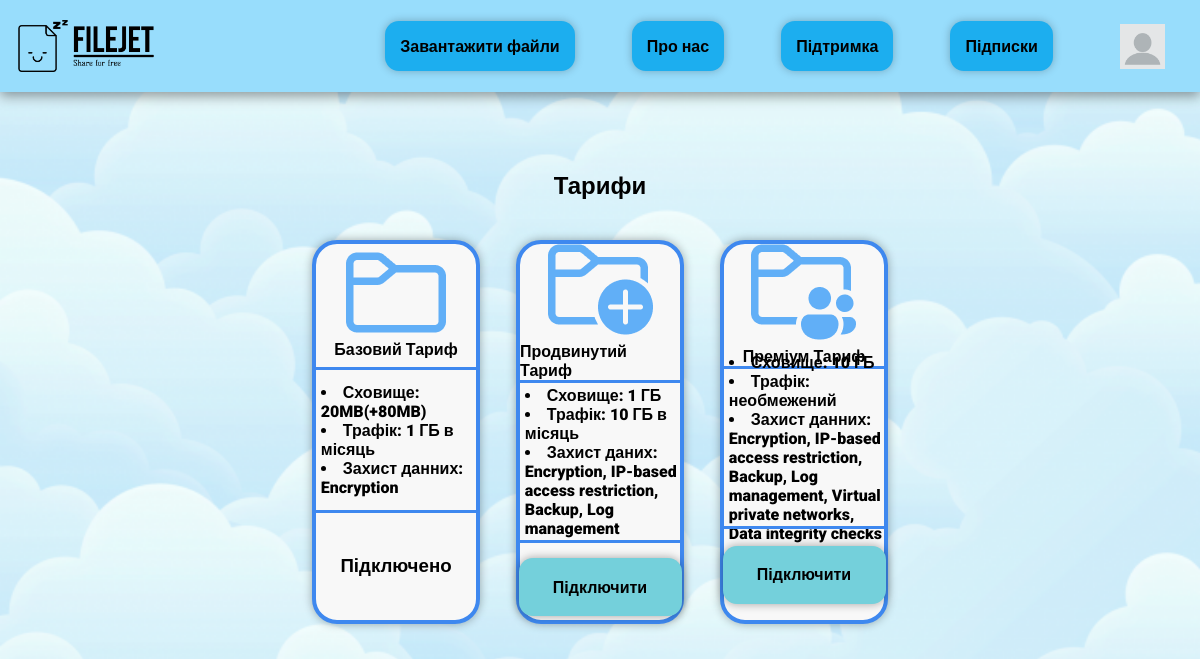
The app's page /subscription/ with its own data.
### SubscriptionApp/models.py (models this page shows, shortened)
class Subscription(models.Model):
    name = models.CharField(max_length=255)
    description = models.TextField()
    image = models.ImageField(upload_to='image/%Y/%m/%d')
    price = models.IntegerField(default=0)

### SubscriptionApp/views.py (the view)
# urls.py: path(r'subscription/', show_subscription, name='subscription'),
def show_subscription(request):
    context = {}
    subscriptions = Subscription.objects.all()
    for subscription in subscriptions:
        subscription.description = list(subscription.description.split("`"))
    context["subscriptions"] = subscriptions
    return render(request, "subscription.html", context)

### MainApp/templatetags/base.py (called while the page is built)
@register.simple_tag
def give_user(request):
    if request.user.is_authenticated:
        user = request.user
        profile = Profile.objects.get(user=user)
        return profile

### SubscriptionApp/templates/subscription.html (shortened to what this page needs)
{% extends 'base.html' %}
{% load static %}
{% block style %}<link rel="stylesheet" href="{% static 'css/subscription.css' %}">{% endblock %}
{% block content %}
<div id="content">
    <h2><span>Тарифи</span></h2>
    <div id="subscriptions-list">
        {% for subscription in subscriptions %}
        <div class="subscription-container">
            <div class="subscription-header">
                <img src="{{ subscription.image.url }}" alt="{{ subscription.name }}">
                <span>{{ subscription.name }} Тариф</span>
            </div>
            <div class="subscription-body">
                <ul class="list-attributes">
                    {% for description in subscription.description %}
                    <li class="li-1">{{ description }}</li>
                    {% endfor %}
                </ul>
            </div>
            <div class="subscription-footer">
                {% if subscription.name == "Базовий" %}
                <h3>Підключено</h3>
                {% else %}
                <a class="order-button" href="">Підключити</a>
                {% endif %}
            </div>
        </div>
        {% endfor %}
    </div>
</div>
{% endblock %}

### MainApp/static/css/base.css (style rules this page uses)
* { padding: 0; margin: 0; font-family: 'Roboto', sans-serif; font-weight: 900; }
body { width: 100%; height: 100%; display: flex; flex-flow: column; }
a, a:hover, a:visited, a:active { color: inherit; text-decoration: none; }

### SubscriptionApp/static/css/subscription.css (style rules this page uses)
#content { display: flex; flex-direction: column; align-items: center; padding: 80px 0px; gap: 40px; height: 100%; width: 100%; }
#subscriptions-list { display: flex; flex-direction: row; justify-content: center; align-items: center; padding: 0px; gap: 3%; height: 70%; width: 100%; }
.subscription-container { box-sizing: border-box; display: flex; flex-direction: column; align-items: center; padding: 0px; gap: 13px; width: 14%; height: 100%; background: #F8F8F8; border: 4px solid #3E88EF; box-shadow: 0px 0px 10px rgba(0, 0, 0, 0.32); border-radius: 25px; }
.subscription-header { display: flex; flex-direction: column; justify-content: center; align-items: center; gap: 7px; width: 100%; height: 40%; border-bottom: 3px solid #3E88EF; }
.subscription-body { display: flex; flex-direction: row; justify-content: left; align-items: center; list-style: inside; width: 100%; height: 35%; }
.subscription-footer { display: flex; flex-direction: column; justify-content: center; align-items: center; padding: 15px 0px; gap: 5px; width: 100%; height: 25%; border-top: 3px solid #3E88EF; }
.order-button { display: flex; flex-direction: column; justify-content: center; align-items: center; padding: 7px 12px; gap: 10px; width: 139px; height: 44px; background: #74D0DB; box-shadow: 0px 0px 10px rgba(0, 0, 0, 0.35); border-radius: 14px; }
.list-attributes { padding-left: 3%; }
.li-1 { width: 100%; font-size: 16px; hyphens: manual; }

### records on screen
Subscription: image (picture), name "Базовий", description "Сховище: 20MB(+80MB)" "Трафік: 1 ГБ в місяць" "Захист данних: Encryption", shows "Підключено"
Subscription: image (picture), name "Продвинутий", description "Сховище: 1 ГБ" "Трафік: 10 ГБ в місяць" "Захист даних: Encryption, IP-based access restriction, Backup, Log management", shows "Підключити"
Subscription: image (picture), name "Преміум", description "Сховище: 10 ГБ" "Трафік: необмежений" "Захист данних: Encryption, IP-based access restriction, Backup, Log management, Virtual private networks, Data integrity checks", shows "Підключити"
